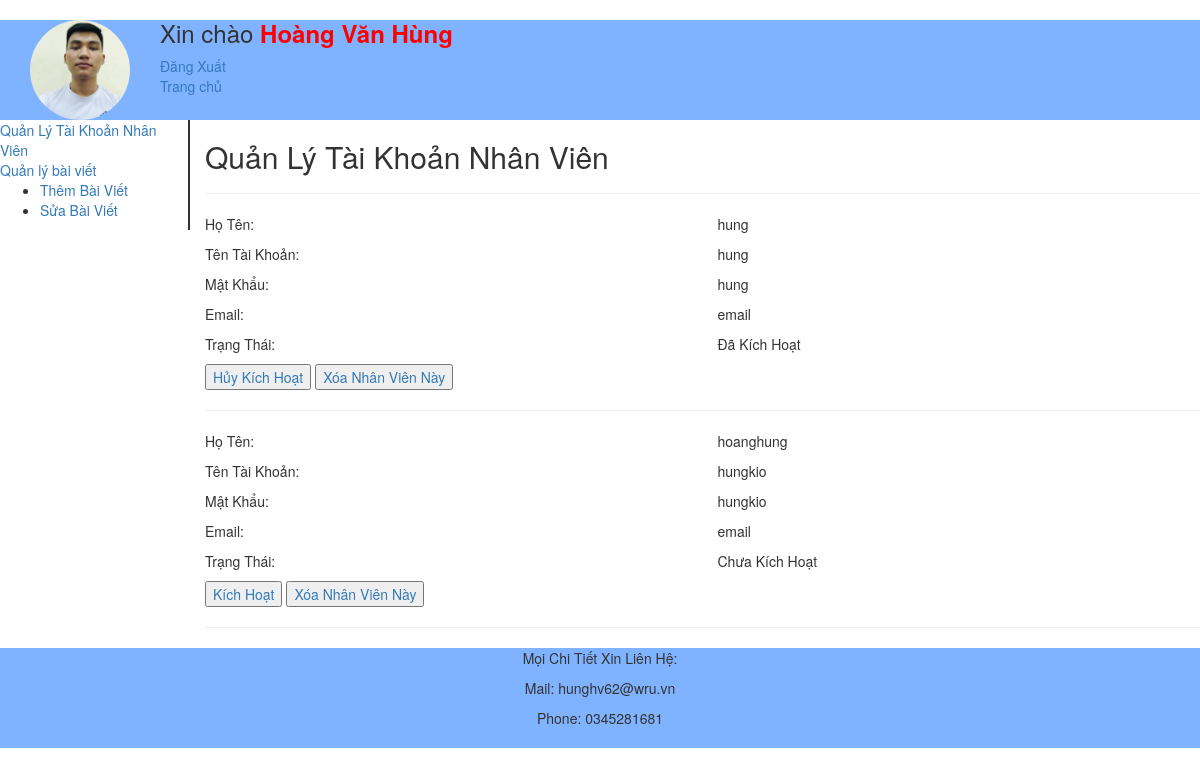
Page /Soures/quanly.php?quanly=nhanvien (signed in) on the committed database.
### tables this page shows
CREATE TABLE `developer` (
  `taikhoan` varchar(30) NOT NULL,
  `matkhau` varchar(30) DEFAULT NULL,
  `email` varchar(50) DEFAULT NULL,
  `diachi` varchar(50) DEFAULT NULL,
  `hoten` varchar(40) DEFAULT NULL,
  `trangthai` varchar(1) DEFAULT '0',
  `quyen` int(1) NOT NULL DEFAULT '0',
  `avatar` varchar(50) NOT NULL
);

### Soures/developer/admin/nhanvien.php (the view)
<div>
	<h2>Quản Lý Tài Khoản Nhân Viên</h2>
	<hr>
	<?php
		$sql = "select * from developer where quyen = 0";
		$query = mysqli_query($conn,$sql);
	?>
	<?php
		while ( $data = mysqli_fetch_array($query) ) {
	?>
	<div class="row ">
		<div class="col-sm-6">
			<p>Họ Tên: </p>
			<p>Tên Tài Khoản: </p>
			<p>Mật Khẩu: </p>
			<p>Email: </p>
			<p>Trạng Thái:</p>
			<?php
				if ($data['trangthai']=='0') {
			?>
				<button>
					<a href="developer/admin/active.php?id_act=<?php echo $data['taikhoan'] ?>">Kích Hoạt</a>
				</button>
			<?php
				}
			 ?>
			 <?php
				if ($data['trangthai']=='1') {
			?>
				<button>
					<a href="developer/admin/deactive.php?id_deact=<?php echo $data['taikhoan'] ?>">Hủy Kích Hoạt</a>
				</button>
			<?php
				}
			 ?>
			<button><a href="developer/admin/xoa.php?id_del=<?php echo $data['taikhoan'] ?>">Xóa Nhân Viên Này</a></button>
		</div>
		<div class="col-sm-6">
			<p><?php echo $data["hoten"];?></p>
			<p><?php echo $data["taikhoan"];?></p>
			<p><?php echo $data["matkhau"];?></p>
			<p><?php echo $data["email"];?></p>
			<p><?php echo ($data['trangthai'] == 0) ? "Chưa Kích Hoạt" : "Đã Kích Hoạt"; ?></p>
		</div>
	</div>
	<hr>
	<?php
		}
	?>
</div>

### Soures/quanly.php (shortened to what this page needs)
<?php
    if(isset($_SESSION['taikhoan']) && $_SESSION['quyen'] == 1){
?>
<div class="wrapper">
    <?php
			include('developer/admin/header.php');
			include('developer/admin/content.php');
			include('developer/admin/footer.php');
 ?>
</div>
<?php
	}else{
		header('location:dangnhap.php');
		}
	?>
</body>
</html>

### Soures/developer/admin/header.php (shortened to what this page needs)
<!DOCTYPE html>
<html lang="en">
<head>
	<link rel="stylesheet" href="https://maxcdn.bootstrapcdn.com/bootstrap/3.3.7/css/bootstrap.min.css">
	<link rel="stylesheet" href="https://use.fontawesome.com/releases/v5.5.0/css/all.css">
	<link rel="stylesheet" href="developer/style.css">
</head>
<body>
	<header>
		<div>
			<div id="avatar"><img src="<?php echo $_SESSION["avatar"]?>" alt="" style="width: 100%;height: 100%"></div>
			<h3>Xin chào <b><font color="#FF0000"><?php echo $_SESSION["hoten"]?></font></b></h3>
		</div>
		<div><a href="logout.php">Đăng Xuất</a></div>
		<div><a href="quanly.php">Trang chủ</a></div>
	</header>

### Soures/developer/admin/content.php
<div class="container-fluide">
	<div class="row">
		<div class="col-sm-2" style="border-right: 2px solid;height: auto">
			<?PHP
		         include('developer/admin/left.php');
		   ?>
		</div>
		<div class="col-sm-10">
			<?PHP
		         if(isset($_GET['quanly'])){
					 $quanly=$_GET['quanly'];
				 }else{
				     $quanly='';
				 }
			?>
			<?php
				 if($quanly=='nhanvien'){
						 include('developer/admin/nhanvien.php');
				 }elseif($quanly=='thembaiviet'){
						 include('developer/admin/thembaiviet.php');
				 }elseif ($quanly=='suabaiviet') {
				 	include('developer/admin/suabaiviet.php');
				 }else
					include('developer/admin/thongtintaikhoan.php');
		   ?>
		</div>
	</div>
</div>

### Soures/developer/admin/left.php
<div>
	<a href="quanly.php?quanly=nhanvien">Quản Lý Tài Khoản Nhân Viên</a>
</div>
<div>
	<a href="">Quản lý bài viết</a>
	<ul>
		<li><a href="quanly.php?quanly=thembaiviet">Thêm Bài Viết</a></li>
		<li><a href="quanly.php?quanly=suabaiviet">Sửa Bài Viết</a></li>
	</ul>
</div>

### Soures/developer/admin/footer.php
<footer>
	<div>
		<p>Mọi Chi Tiết Xin Liên Hệ:</p>
		<p>Mail: hunghv62@wru.vn</p>
		<p>Phone: 0345281681</p>
	</div>
</footer>
</body>
</html>

### Soures/developer/style.css (style rules this page uses)
header { height: 100px; background-color: #80b3ff; }
#avatar { width: 100px; height: 100px; border-radius: 50px; float: left; overflow: auto; margin-right: 30px; margin-left: 30px }
footer { height: 100px; background-color: #80b3ff; text-align: center; }

### rows in the picture
developer: hoten "hung", taikhoan "hung", matkhau "hung", email "email", trangthai "Đã Kích Hoạt"
developer: hoten "hoanghung", taikhoan "hungkio", matkhau "hungkio", email "email", trangthai "Chưa Kích Hoạt"

### other values in the picture
$_SESSION["hoten"] "Hoàng Văn Hùng"
